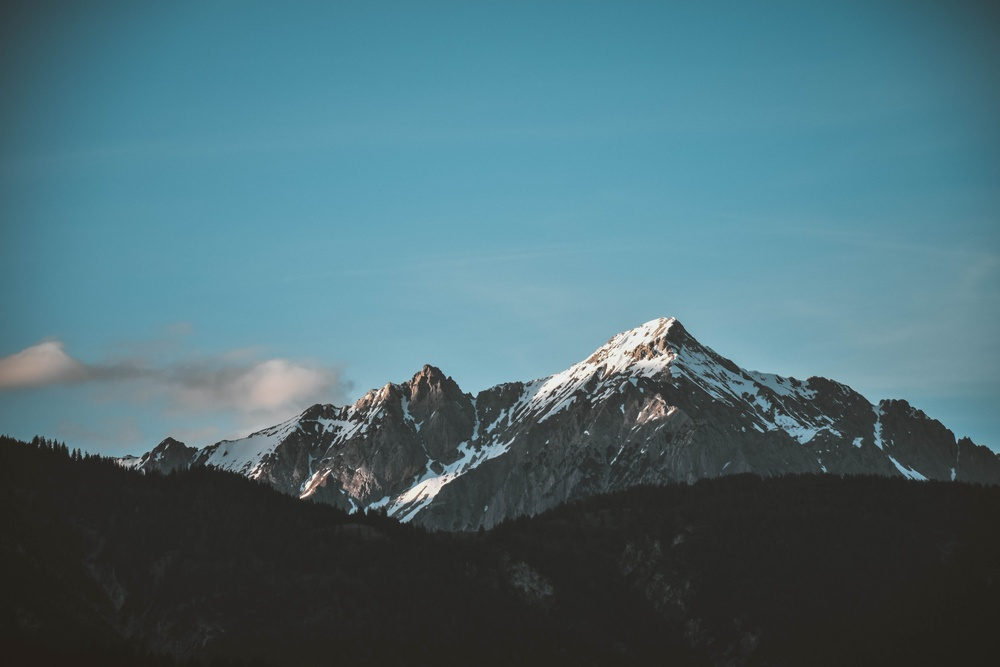
#> input picture wallpaper.jpg, 1000 x 667 px, shrunk from 6000 x 4000 before the run
$ jupyter execute OpenCvBlurringSmoothing.ipynb
#> lines starting #> are read from the running program, lines starting #| are printed output that depends on the picture
[cell 1]
# Blurring is often combined with Edge Detection
import cv2
import numpy as np
import matplotlib.pyplot as plt

[cell 2]
def load_img():
    image = cv2.imread("wallpaper.jpg").astype(np.float32) / 255
    image = cv2.cvtColor(image, cv2.COLOR_BGR2RGB)
    return image

[cell 3]
def show_img(img):
    fig = plt.figure(figsize=(15,15))
    ax = fig.add_subplot(111) # 1 row, 1 column, First place
    ax.imshow(img)

[cell 4]
show_img(load_img())

[cell 5]
gamma = 8
res = np.power(load_img(), gamma)
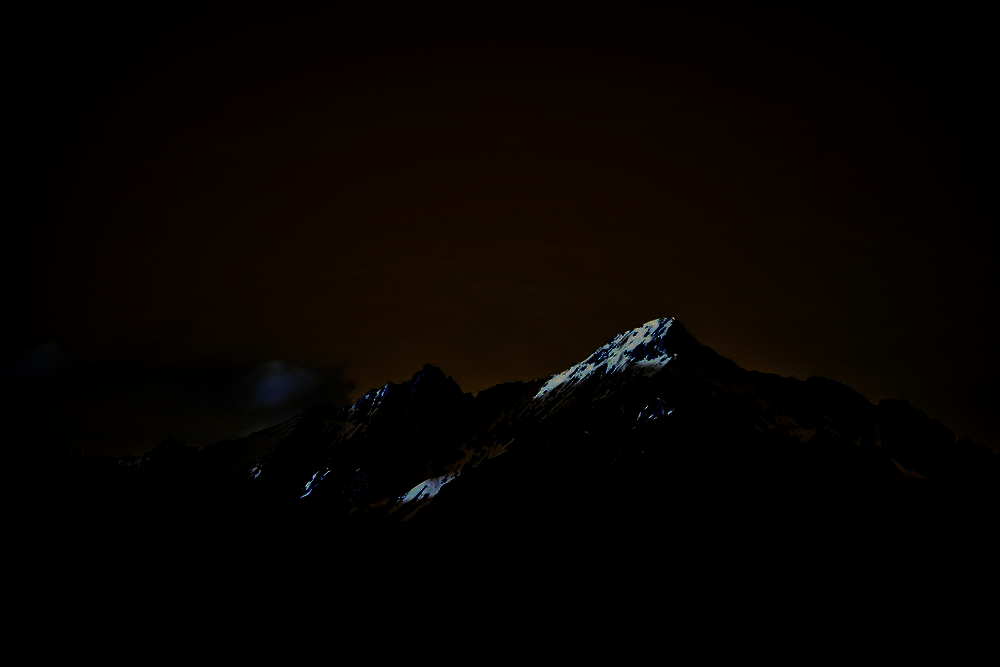
#> res: shape (667, 1000, 3) float32; mean of channels 0, 1, 2 0.00359, 0.013, 0.0259; drawn as B, G, R
show_img(res)

[cell 6]
img = load_img()
font = cv2.FONT_HERSHEY_COMPLEX

cv2.putText(img, text="Mountain", org=(1000,2000), fontFace=font, fontScale=20, color=(255,0,0), thickness=5)

show_img(img)

[cell 7]
kernel = np.ones(shape=(5,5), dtype=np.float32) / 25
kernel

[cell 8]
result = cv2.filter2D(img,-1,kernel)
